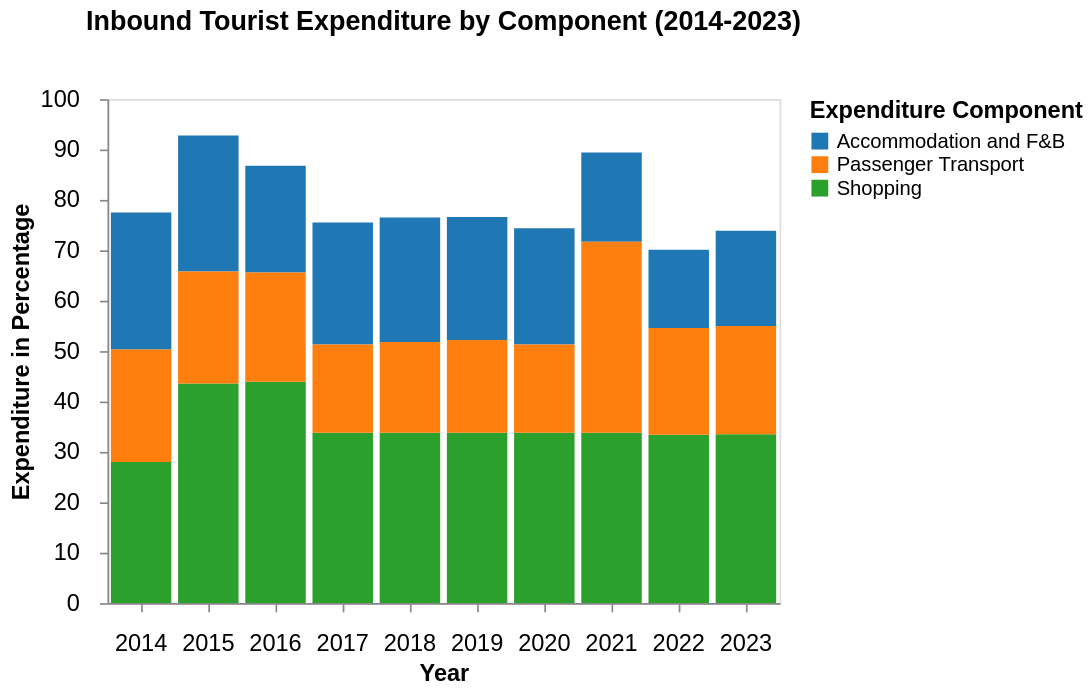

Write the Vega-Lite specification saved for this chart.
### Vega-Lite specification from a JSON file in a GitHub repository (floating-point values rounded to 4 significant figures)
{"$schema": "https://vega.github.io/schema/vega-lite/v5.json", "title": {"text": "Inbound Tourist Expenditure by Component (2014-2023)", "fontSize": 16, "anchor": "middle", "fontWeight": "bold", "subtitle": " ", "subtitlePadding": 16}, "width": 400, "height": 300, "data": {"values": [{"Year": "2014", "Component": "Shopping", "Expenditure": 28}, {"Year": "2014", "Component": "Accommodation and F&B", "Expenditure": 27.2}, {"Year": "2014", "Component": "Passenger Transport", "Expenditure": 22.3}, {"Year": "2015", "Component": "Shopping", "Expenditure": 43.6}, {"Year": "2015", "Component": "Accommodation and F&B", "Expenditure": 27}, {"Year": "2015", "Component": "Passenger Transport", "Expenditure": 22.2}, {"Year": "2016", "Component": "Shopping", "Expenditure": 43.9}, {"Year": "2016", "Component": "Accommodation and F&B", "Expenditure": 21.2}, {"Year": "2016", "Component": "Passenger Transport", "Expenditure": 21.7}, {"Year": "2017", "Component": "Shopping", "Expenditure": 33.8}, {"Year": "2017", "Component": "Accommodation and F&B", "Expenditure": 24.2}, {"Year": "2017", "Component": "Passenger Transport", "Expenditure": 17.5}, {"Year": "2018", "Component": "Shopping", "Expenditure": 33.8}, {"Year": "2018", "Component": "Accommodation and F&B", "Expenditure": 24.7}, {"Year": "2018", "Component": "Passenger Transport", "Expenditure": 18}, {"Year": "2019", "Component": "Shopping", "Expenditure": 33.8}, {"Year": "2019", "Component": "Accommodation and F&B", "Expenditure": 24.4}, {"Year": "2019", "Component": "Passenger Transport", "Expenditure": 18.4}, {"Year": "2020", "Component": "Shopping", "Expenditure": 33.8}, {"Year": "2020", "Component": "Accommodation and F&B", "Expenditure": 23.1}, {"Year": "2020", "Component": "Passenger Transport", "Expenditure": 17.5}, {"Year": "2021", "Component": "Shopping", "Expenditure": 33.8}, {"Year": "2021", "Component": "Accommodation and F&B", "Expenditure": 17.7}, {"Year": "2021", "Component": "Passenger Transport", "Expenditure": 37.9}, {"Year": "2022", "Component": "Shopping", "Expenditure": 33.4}, {"Year": "2022", "Component": "Accommodation and F&B", "Expenditure": 15.5}, {"Year": "2022", "Component": "Passenger Transport", "Expenditure": 21.2}, {"Year": "2023", "Component": "Shopping", "Expenditure": 33.5}, {"Year": "2023", "Component": "Accommodation and F&B", "Expenditure": 18.9}, {"Year": "2023", "Component": "Passenger Transport", "Expenditure": 21.5}]}, "params": [{"name": "yearSelect", "value": "All", "bind": {"input": "select", "options": ["All", "2014", "2015", "2016", "2017", "2018", "2019", "2020", "2021", "2022", "2023"], "name": "Select Year"}}], "mark": "bar", "encoding": {"x": {"field": "Year", "type": "ordinal", "title": "Year", "axis": {"labelAngle": 0, "labelFontSize": 14, "titleFontSize": 14, "labelPadding": 12, "grid": false}}, "y": {"field": "Expenditure", "type": "quantitative", "title": "Expenditure in Percentage", "axis": {"labelPadding": 12, "labelFontSize": 14, "titleFontSize": 14, "grid": false}, "scale": {"domain": [0, 100]}}, "color": {"field": "Component", "type": "nominal", "title": "Expenditure Component", "scale": {"scheme": "category10"}, "legend": {"title": "Expenditure Component", "orient": "right", "labelFontSize": 12, "titleFontSize": 14, "labelPadding": 12}}, "opacity": {"condition": [{"test": "yearSelect == 'All'", "value": 1}, {"test": "datum.Year == yearSelect", "value": 1}], "value": 0.3}, "tooltip": [{"field": "Year", "title": "Year"}, {"field": "Component", "title": "Expenditure Component"}, {"field": "Expenditure", "title": "Expenditure in Percentage", "format": ".2f"}]}}
